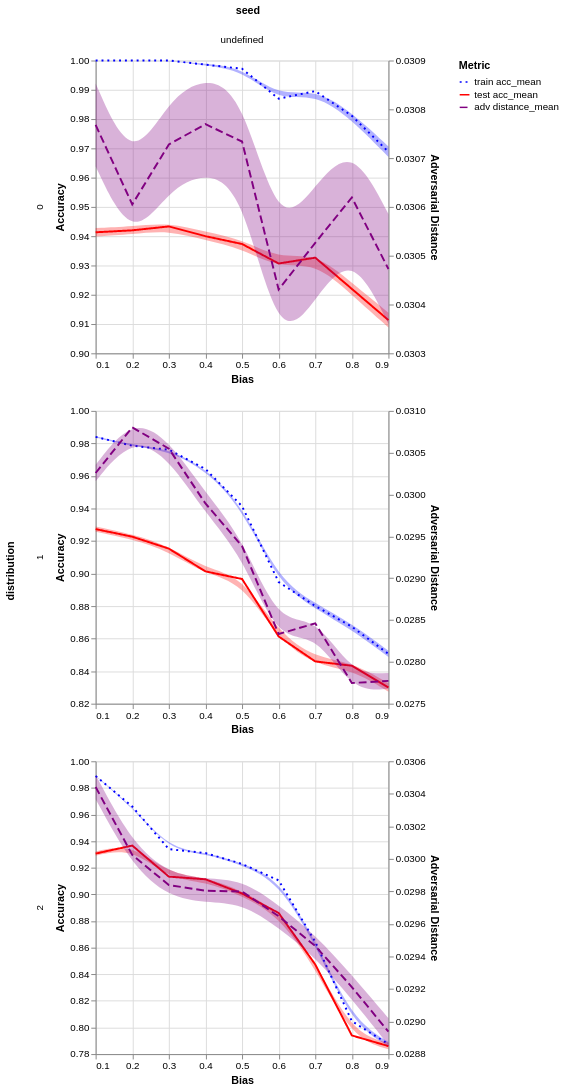

Write notebook code for a chart like this one.
### Code cell
base = alt.Chart(
    df_stats.collect()
)

scale = alt.Scale(
    domain=["train acc_mean", "test acc_mean", "adv distance_mean"], 
    range=["blue", "red", "purple"]
)


dash_scale = alt.Scale(
    domain=["train acc_mean", "test acc_mean", "adv distance_mean"],
    range=[[2, 4], [1, 0], [8, 4]]  # [dash_length, gap_length]
)

# Chart for accuracy metrics (left y-axis)
acc_chart = base.mark_line(strokeWidth=2).transform_fold(
    fold=["train acc_mean", "test acc_mean"],
    as_=["variable", "value"]
).encode(
    x=alt.X("bias:Q").title("Bias"),
    y=alt.Y('value:Q').title("Accuracy").scale(zero=False),
    color=alt.Color('variable:N', scale=scale, title="Metric"),
    strokeDash=alt.StrokeDash('variable:N', scale=dash_scale)
)


# Chart for adversarial distance (right y-axis)
adv_chart = base.mark_line(strokeWidth=2).transform_fold(
    fold=["adv distance_mean"],
    as_=["variable", "value"]
).encode(
    x=alt.X("bias:Q").title("Bias"),
    y=alt.Y('value:Q').title("Adversarial Distance").axis(orient='right').scale(zero=False),
    color=alt.Color('variable:N', scale=scale, title="Metric"),
    strokeDash=alt.StrokeDash('variable:N', scale=dash_scale)

)

ci_band0 = base.mark_area(
    opacity=0.3,
    interpolate="basis",
).encode(
    x="bias:Q",
    y=alt.Y("train acc_ci_lb:Q").axis(title="Accuracy", orient="left"),
    y2=alt.Y2("train acc_ci_ub:Q"),
    color = alt.value("blue"),
)

ci_band1 = base.mark_area(
    opacity=0.3,
    interpolate="basis",
).encode(
    x="bias:Q",
    y=alt.Y("test acc_ci_lb:Q").axis(title="Accuracy", orient="left"),
    y2=alt.Y2("test acc_ci_ub:Q"),
    color = alt.value("red")
)

ci_band2 = base.mark_area(
    opacity=0.3,
    interpolate="basis",
).encode(
    x="bias:Q",
    y=alt.Y("adv distance_ci_lb:Q").axis(orient="right"),
    y2=alt.Y2("adv distance_ci_ub:Q"),
    color = alt.value("purple")
)

alt.layer(acc_chart + ci_band0 + ci_band1, adv_chart + ci_band2).resolve_scale(
    y='independent'
).facet(
    row="distribution",
    column="seed"
).resolve_scale(
    x="independent",
    y="independent"
)

### Figure 1 — Vega-Lite specification as saved in the notebook (floating-point values rounded to 4 significant figures)
{"config": {"view": {"continuousWidth": 300, "continuousHeight": 300}}, "data": {"name": "data-2370f940e1392a4f374c8e08d96a902b"}, "facet": {"column": {"field": "seed"}, "row": {"field": "distribution", "type": "quantitative"}}, "spec": {"layer": [{"layer": [{"mark": {"type": "line", "strokeWidth": 2}, "encoding": {"color": {"field": "variable", "scale": {"domain": ["train acc_mean", "test acc_mean", "adv distance_mean"], "range": ["blue", "red", "purple"]}, "title": "Metric", "type": "nominal"}, "strokeDash": {"field": "variable", "scale": {"domain": ["train acc_mean", "test acc_mean", "adv distance_mean"], "range": [[2, 4], [1, 0], [8, 4]]}, "type": "nominal"}, "x": {"field": "bias", "title": "Bias", "type": "quantitative"}, "y": {"field": "value", "scale": {"zero": false}, "title": "Accuracy", "type": "quantitative"}}, "transform": [{"fold": ["train acc_mean", "test acc_mean"], "as": ["variable", "value"]}]}, {"mark": {"type": "area", "interpolate": "basis", "opacity": 0.3}, "encoding": {"color": {"value": "blue"}, "x": {"field": "bias", "type": "quantitative"}, "y": {"axis": {"title": "Accuracy", "orient": "left"}, "field": "train acc_ci_lb", "type": "quantitative"}, "y2": {"field": "train acc_ci_ub"}}}, {"mark": {"type": "area", "interpolate": "basis", "opacity": 0.3}, "encoding": {"color": {"value": "red"}, "x": {"field": "bias", "type": "quantitative"}, "y": {"axis": {"title": "Accuracy", "orient": "left"}, "field": "test acc_ci_lb", "type": "quantitative"}, "y2": {"field": "test acc_ci_ub"}}}]}, {"layer": [{"mark": {"type": "line", "strokeWidth": 2}, "encoding": {"color": {"field": "variable", "scale": {"domain": ["train acc_mean", "test acc_mean", "adv distance_mean"], "range": ["blue", "red", "purple"]}, "title": "Metric", "type": "nominal"}, "strokeDash": {"field": "variable", "scale": {"domain": ["train acc_mean", "test acc_mean", "adv distance_mean"], "range": [[2, 4], [1, 0], [8, 4]]}, "type": "nominal"}, "x": {"field": "bias", "title": "Bias", "type": "quantitative"}, "y": {"axis": {"orient": "right"}, "field": "value", "scale": {"zero": false}, "title": "Adversarial Distance", "type": "quantitative"}}, "transform": [{"fold": ["adv distance_mean"], "as": ["variable", "value"]}]}, {"mark": {"type": "area", "interpolate": "basis", "opacity": 0.3}, "encoding": {"color": {"value": "purple"}, "x": {"field": "bias", "type": "quantitative"}, "y": {"axis": {"orient": "right"}, "field": "adv distance_ci_lb", "type": "quantitative"}, "y2": {"field": "adv distance_ci_ub"}}}]}], "resolve": {"scale": {"y": "independent"}}}, "resolve": {"scale": {"x": "independent", "y": "independent"}}, "$schema": "https://vega.github.io/schema/vega-lite/v6.1.0.json", "datasets": {"data-2370f940e1392a4f374c8e08d96a902b": [{"distribution": 0, "model": "Tree", "bias": 0.1, "train acc_mean": 1.0, "train acc_std": 0.0, "train acc_ci_lb": 1.0, "train acc_ci_ub": 1.0, "train f1_mean": 1.0, "train f1_std": 0.0, "train f1_ci_lb": 1.0, "train f1_ci_ub": 1.0, "test acc_mean": 0.9413, "test acc_std": 0.05863, "test acc_ci_lb": 0.9399, "test acc_ci_ub": 0.9428, "test f1_mean": 0.94, "test f1_std": 0.06076, "test f1_ci_lb": 0.9385, "test f1_ci_ub": 0.9415, "adv acc_mean": 0.706, "adv acc_std": 0.134, "adv acc_ci_lb": 0.7027, "adv acc_ci_ub": 0.7093, "adv f1_mean": 0.6333, "adv f1_std": 0.1745, "adv f1_ci_lb": 0.629, "adv f1_ci_ub": 0.6376, "adv distance_mean": 0.03077, "adv distance_std": 0.003443, "adv distance_ci_lb": 0.03068, "adv distance_ci_ub": 0.03085, "clusters_mean": 1.92, "clusters_std": 0.3939, "clusters_ci_lb": 1.91, "clusters_ci_ub": 1.93}, {"distribution": 0, "model": "Tree", "bias": 0.2, "train acc_mean": 1.0, "train acc_std": 0.0, "train acc_ci_lb": 1.0, "train acc_ci_ub": 1.0, "train f1_mean": 1.0, "train f1_std": 0.0, "train f1_ci_lb": 1.0, "train f1_ci_ub": 1.0, "test acc_mean": 0.942, "test acc_std": 0.05658, "test acc_ci_lb": 0.9406, "test acc_ci_ub": 0.9434, "test f1_mean": 0.9406, "test f1_std": 0.05884, "test f1_ci_lb": 0.9391, "test f1_ci_ub": 0.942, "adv acc_mean": 0.6913, "adv acc_std": 0.1401, "adv acc_ci_lb": 0.6879, "adv acc_ci_ub": 0.6948, "adv f1_mean": 0.62, "adv f1_std": 0.1773, "adv f1_ci_lb": 0.6156, "adv f1_ci_ub": 0.6244, "adv distance_mean": 0.03061, "adv distance_std": 0.003188, "adv distance_ci_lb": 0.03053, "adv distance_ci_ub": 0.03068, "clusters_mean": 1.91, "clusters_std": 0.3786, "clusters_ci_lb": 1.901, "clusters_ci_ub": 1.919}, {"distribution": 0, "model": "Tree", "bias": 0.3, "train acc_mean": 1.0, "train acc_std": 0.0, "train acc_ci_lb": 1.0, "train acc_ci_ub": 1.0, "train f1_mean": 1.0, "train f1_std": 0.0, "train f1_ci_lb": 1.0, "train f1_ci_ub": 1.0, "test acc_mean": 0.9433, "test acc_std": 0.05392, "test acc_ci_lb": 0.942, "test acc_ci_ub": 0.9447, "test f1_mean": 0.9421, "test f1_std": 0.05571, "test f1_ci_lb": 0.9407, "test f1_ci_ub": 0.9435, "adv acc_mean": 0.6887, "adv acc_std": 0.1574, "adv acc_ci_lb": 0.6848, "adv acc_ci_ub": 0.6926, "adv f1_mean": 0.6239, "adv f1_std": 0.1955, "adv f1_ci_lb": 0.6191, "adv f1_ci_ub": 0.6287, "adv distance_mean": 0.03073, "adv distance_std": 0.00376, "adv distance_ci_lb": 0.03064, "adv distance_ci_ub": 0.03082, "clusters_mean": 1.91, "clusters_std": 0.3786, "clusters_ci_lb": 1.901, "clusters_ci_ub": 1.919}, {"distribution": 0, "model": "Tree", "bias": 0.4, "train acc_mean": 0.9986, "train acc_std": 0.01262, "train acc_ci_lb": 0.9983, "train acc_ci_ub": 0.9989, "train f1_mean": 0.9985, "train f1_std": 0.01309, "train f1_ci_lb": 0.9982, "train f1_ci_ub": 0.9989, "test acc_mean": 0.94, "test acc_std": 0.05879, "test acc_ci_lb": 0.9385, "test acc_ci_ub": 0.9415, "test f1_mean": 0.9384, "test f1_std": 0.06125, "test f1_ci_lb": 0.9369, "test f1_ci_ub": 0.9399, "adv acc_mean": 0.694, "adv acc_std": 0.1625, "adv acc_ci_lb": 0.69, "adv acc_ci_ub": 0.698, "adv f1_mean": 0.6326, "adv f1_std": 0.2013, "adv f1_ci_lb": 0.6277, "adv f1_ci_ub": 0.6376, "adv distance_mean": 0.03077, "adv distance_std": 0.003969, "adv distance_ci_lb": 0.03067, "adv distance_ci_ub": 0.03087, "clusters_mean": 1.91, "clusters_std": 0.3786, "clusters_ci_lb": 1.901, "clusters_ci_ub": 1.919}, {"distribution": 0, "model": "Tree", "bias": 0.5, "train acc_mean": 0.9972, "train acc_std": 0.01774, "train acc_ci_lb": 0.9967, "train acc_ci_ub": 0.9976, "train f1_mean": 0.9971, "train f1_std": 0.01839, "train f1_ci_lb": 0.9966, "train f1_ci_ub": 0.9975, "test acc_mean": 0.9373, "test acc_std": 0.06414, "test acc_ci_lb": 0.9358, "test acc_ci_ub": 0.9389, "test f1_mean": 0.9356, "test f1_std": 0.06699, "test f1_ci_lb": 0.9339, "test f1_ci_ub": 0.9372, "adv acc_mean": 0.6907, "adv acc_std": 0.161, "adv acc_ci_lb": 0.6867, "adv acc_ci_ub": 0.6946, "adv f1_mean": 0.6282, "adv f1_std": 0.1995, "adv f1_ci_lb": 0.6233, "adv f1_ci_ub": 0.6332, "adv distance_mean": 0.03073, "adv distance_std": 0.003952, "adv distance_ci_lb": 0.03064, "adv distance_ci_ub": 0.03083, "clusters_mean": 1.91, "clusters_std": 0.3786, "clusters_ci_lb": 1.901, "clusters_ci_ub": 1.919}, {"distribution": 0, "model": "Tree", "bias": 0.6, "train acc_mean": 0.987, "train acc_std": 0.034, "train acc_ci_lb": 0.9861, "train acc_ci_ub": 0.9878, "train f1_mean": 0.9865, "train f1_std": 0.03552, "train f1_ci_lb": 0.9857, "train f1_ci_ub": 0.9874, "test acc_mean": 0.9307, "test acc_std": 0.06695, "test acc_ci_lb": 0.929, "test acc_ci_ub": 0.9323, "test f1_mean": 0.9292, "test f1_std": 0.0693, "test f1_ci_lb": 0.9275, "test f1_ci_ub": 0.9309, "adv acc_mean": 0.714, "adv acc_std": 0.13, "adv acc_ci_lb": 0.7108, "adv acc_ci_ub": 0.7172, "adv f1_mean": 0.6576, "adv f1_std": 0.1667, "adv f1_ci_lb": 0.6535, "adv f1_ci_ub": 0.6618, "adv distance_mean": 0.03043, "adv distance_std": 0.004759, "adv distance_ci_lb": 0.03031, "adv distance_ci_ub": 0.03055, "clusters_mean": 1.88, "clusters_std": 0.3835, "clusters_ci_lb": 1.871, "clusters_ci_ub": 1.889}, {"distribution": 0, "model": "Tree", "bias": 0.7, "train acc_mean": 0.9896, "train acc_std": 0.02929, "train acc_ci_lb": 0.9888, "train acc_ci_ub": 0.9903, "train f1_mean": 0.9893, "train f1_std": 0.03061, "train f1_ci_lb": 0.9885, "train f1_ci_ub": 0.99, "test acc_mean": 0.9327, "test acc_std": 0.06599, "test acc_ci_lb": 0.931, "test acc_ci_ub": 0.9343, "test f1_mean": 0.9314, "test f1_std": 0.068, "test f1_ci_lb": 0.9297, "test f1_ci_ub": 0.9331, "adv acc_mean": 0.7107, "adv acc_std": 0.13, "adv acc_ci_lb": 0.7075, "adv acc_ci_ub": 0.7139, "adv f1_mean": 0.6524, "adv f1_std": 0.1666, "adv f1_ci_lb": 0.6483, "adv f1_ci_ub": 0.6565, "adv distance_mean": 0.03053, "adv distance_std": 0.004739, "adv distance_ci_lb": 0.03041, "adv distance_ci_ub": 0.03064, "clusters_mean": 1.89, "clusters_std": 0.3732, "clusters_ci_lb": 1.881, "clusters_ci_ub": 1.899}, {"distribution": 0, "model": "Tree", "bias": 0.8, "train acc_mean": 0.9811, "train acc_std": 0.05187, "train acc_ci_lb": 0.9798, "train acc_ci_ub": 0.9824, "train f1_mean": 0.9796, "train f1_std": 0.0574, "train f1_ci_lb": 0.9782, "train f1_ci_ub": 0.981, "test acc_mean": 0.922, "test acc_std": 0.08318, "test acc_ci_lb": 0.9199, "test acc_ci_ub": 0.9241, "test f1_mean": 0.9193, "test f1_std": 0.08819, "test f1_ci_lb": 0.9171, "test f1_ci_ub": 0.9214, "adv acc_mean": 0.6773, "adv acc_std": 0.1533, "adv acc_ci_lb": 0.6736, "adv acc_ci_ub": 0.6811, "adv f1_mean": 0.6107, "adv f1_std": 0.1898, "adv f1_ci_lb": 0.606, "adv f1_ci_ub": 0.6154, "adv distance_mean": 0.03062, "adv distance_std": 0.004411, "adv distance_ci_lb": 0.03051, "adv distance_ci_ub": 0.03073, "clusters_mean": 1.9, "clusters_std": 0.3892, "clusters_ci_lb": 1.89, "clusters_ci_ub": 1.91}, {"distribution": 0, "model": "Tree", "bias": 0.9, "train acc_mean": 0.9688, "train acc_std": 0.07298, "train acc_ci_lb": 0.967, "train acc_ci_ub": 0.9706, "train f1_mean": 0.9651, "train f1_std": 0.08321, "train f1_ci_lb": 0.9631, "train f1_ci_ub": 0.9672, "test acc_mean": 0.9113, "test acc_std": 0.1021, "test acc_ci_lb": 0.9088, "test acc_ci_ub": 0.9139, "test f1_mean": 0.9055, "test f1_std": 0.1158, "test f1_ci_lb": 0.9026, "test f1_ci_ub": 0.9083, "adv acc_mean": 0.6513, "adv acc_std": 0.1795, "adv acc_ci_lb": 0.6469, "adv acc_ci_ub": 0.6558, "adv f1_mean": 0.583, "adv f1_std": 0.2193, "adv f1_ci_lb": 0.5776, "adv f1_ci_ub": 0.5884, "adv distance_mean": 0.03047, "adv distance_std": 0.004561, "adv distance_ci_lb": 0.03036, "adv distance_ci_ub": 0.03059, "clusters_mean": 1.87, "clusters_std": 0.4181, "clusters_ci_lb": 1.86, "clusters_ci_ub": 1.88}, {"distribution": 1, "model": "Tree", "bias": 0.1, "train acc_mean": 0.984, "train acc_std": 0.01495, "train acc_ci_lb": 0.9836, "train acc_ci_ub": 0.9844, "train f1_mean": 0.9839, "train f1_std": 0.01511, "train f1_ci_lb": 0.9835, "train f1_ci_ub": 0.9843, "test acc_mean": 0.9273, "test acc_std": 0.06707, "test acc_ci_lb": 0.9257, "test acc_ci_ub": 0.929, "test f1_mean": 0.925, "test f1_std": 0.0713, "test f1_ci_lb": 0.9233, "test f1_ci_ub": 0.9268, "adv acc_mean": 0.678, "adv acc_std": 0.1597, "adv acc_ci_lb": 0.6741, "adv acc_ci_ub": 0.6819, "adv f1_mean": 0.6115, "adv f1_std": 0.1908, "adv f1_ci_lb": 0.6068, "adv f1_ci_ub": 0.6162, "adv distance_mean": 0.03026, "adv distance_std": 0.003975, "adv distance_ci_lb": 0.03016, "adv distance_ci_ub": 0.03036, "clusters_mean": 1.86, "clusters_std": 0.4025, "clusters_ci_lb": 1.85, "clusters_ci_ub": 1.87}, {"distribution": 1, "model": "Tree", "bias": 0.2, "train acc_mean": 0.9786, "train acc_std": 0.02263, "train acc_ci_lb": 0.978, "train acc_ci_ub": 0.9792, "train f1_mean": 0.9783, "train f1_std": 0.02313, "train f1_ci_lb": 0.9778, "train f1_ci_ub": 0.9789, "test acc_mean": 0.9227, "test acc_std": 0.06546, "test acc_ci_lb": 0.9211, "test acc_ci_ub": 0.9243, "test f1_mean": 0.9203, "test f1_std": 0.06964, "test f1_ci_lb": 0.9186, "test f1_ci_ub": 0.922, "adv acc_mean": 0.658, "adv acc_std": 0.1607, "adv acc_ci_lb": 0.654, "adv acc_ci_ub": 0.662, "adv f1_mean": 0.5904, "adv f1_std": 0.1831, "adv f1_ci_lb": 0.5859, "adv f1_ci_ub": 0.595, "adv distance_mean": 0.0308, "adv distance_std": 0.0047, "adv distance_ci_lb": 0.03069, "adv distance_ci_ub": 0.03092, "clusters_mean": 1.84, "clusters_std": 0.3685, "clusters_ci_lb": 1.831, "clusters_ci_ub": 1.849}, {"distribution": 1, "model": "Tree", "bias": 0.3, "train acc_mean": 0.9761, "train acc_std": 0.02576, "train acc_ci_lb": 0.9755, "train acc_ci_ub": 0.9768, "train f1_mean": 0.9758, "train f1_std": 0.02658, "train f1_ci_lb": 0.9751, "train f1_ci_ub": 0.9764, "test acc_mean": 0.9153, "test acc_std": 0.06757, "test acc_ci_lb": 0.9137, "test acc_ci_ub": 0.917, "test f1_mean": 0.9126, "test f1_std": 0.07216, "test f1_ci_lb": 0.9108, "test f1_ci_ub": 0.9144, "adv acc_mean": 0.6533, "adv acc_std": 0.1591, "adv acc_ci_lb": 0.6494, "adv acc_ci_ub": 0.6573, "adv f1_mean": 0.5867, "adv f1_std": 0.1815, "adv f1_ci_lb": 0.5822, "adv f1_ci_ub": 0.5912, "adv distance_mean": 0.03055, "adv distance_std": 0.004436, "adv distance_ci_lb": 0.03044, "adv distance_ci_ub": 0.03066, "clusters_mean": 1.82, "clusters_std": 0.3861, "clusters_ci_lb": 1.81, "clusters_ci_ub": 1.83}, {"distribution": 1, "model": "Tree", "bias": 0.4, "train acc_mean": 0.9643, "train acc_std": 0.02497, "train acc_ci_lb": 0.9637, "train acc_ci_ub": 0.9649, "train f1_mean": 0.9638, "train f1_std": 0.02594, "train f1_ci_lb": 0.9631, "train f1_ci_ub": 0.9644, "test acc_mean": 0.9013, "test acc_std": 0.0743, "test acc_ci_lb": 0.8995, "test acc_ci_ub": 0.9032, "test f1_mean": 0.8973, "test f1_std": 0.08075, "test f1_ci_lb": 0.8953, "test f1_ci_ub": 0.8993, "adv acc_mean": 0.626, "adv acc_std": 0.1533, "adv acc_ci_lb": 0.6222, "adv acc_ci_ub": 0.6298, "adv f1_mean": 0.5614, "adv f1_std": 0.1723, "adv f1_ci_lb": 0.5572, "adv f1_ci_ub": 0.5657, "adv distance_mean": 0.02989, "adv distance_std": 0.004953, "adv distance_ci_lb": 0.02977, "adv distance_ci_ub": 0.03002, "clusters_mean": 1.74, "clusters_std": 0.4408, "clusters_ci_lb": 1.729, "clusters_ci_ub": 1.751}, {"distribution": 1, "model": "Tree", "bias": 0.5, "train acc_mean": 0.9414, "train acc_std": 0.03824, "train acc_ci_lb": 0.9405, "train acc_ci_ub": 0.9424, "train f1_mean": 0.9391, "train f1_std": 0.04216, "train f1_ci_lb": 0.9381, "train f1_ci_ub": 0.9402, "test acc_mean": 0.8967, "test acc_std": 0.08005, "test acc_ci_lb": 0.8947, "test acc_ci_ub": 0.8986, "test f1_mean": 0.8893, "test f1_std": 0.09265, "test f1_ci_lb": 0.887, "test f1_ci_ub": 0.8915, "adv acc_mean": 0.5693, "adv acc_std": 0.1301, "adv acc_ci_lb": 0.5661, "adv acc_ci_ub": 0.5725, "adv f1_mean": 0.4889, "adv f1_std": 0.1273, "adv f1_ci_lb": 0.4858, "adv f1_ci_ub": 0.4921, "adv distance_mean": 0.02938, "adv distance_std": 0.004589, "adv distance_ci_lb": 0.02927, "adv distance_ci_ub": 0.0295, "clusters_mean": 1.76, "clusters_std": 0.4292, "clusters_ci_lb": 1.749, "clusters_ci_ub": 1.771}, {"distribution": 1, "model": "Tree", "bias": 0.6, "train acc_mean": 0.8948, "train acc_std": 0.05672, "train acc_ci_lb": 0.8934, "train acc_ci_ub": 0.8962, "train f1_mean": 0.8859, "train f1_std": 0.06871, "train f1_ci_lb": 0.8842, "train f1_ci_ub": 0.8876, "test acc_mean": 0.8613, "test acc_std": 0.08668, "test acc_ci_lb": 0.8592, "test acc_ci_ub": 0.8635, "test f1_mean": 0.8472, "test f1_std": 0.1043, "test f1_ci_lb": 0.8446, "test f1_ci_ub": 0.8498, "adv acc_mean": 0.5533, "adv acc_std": 0.1139, "adv acc_ci_lb": 0.5505, "adv acc_ci_ub": 0.5561, "adv f1_mean": 0.4749, "adv f1_std": 0.116, "adv f1_ci_lb": 0.472, "adv f1_ci_ub": 0.4777, "adv distance_mean": 0.02833, "adv distance_std": 0.004233, "adv distance_ci_lb": 0.02823, "adv distance_ci_ub": 0.02844, "clusters_mean": 1.73, "clusters_std": 0.4462, "clusters_ci_lb": 1.719, "clusters_ci_ub": 1.741}, {"distribution": 1, "model": "Tree", "bias": 0.7, "train acc_mean": 0.8801, "train acc_std": 0.06762, "train acc_ci_lb": 0.8784, "train acc_ci_ub": 0.8817, "train f1_mean": 0.867, "train f1_std": 0.08462, "train f1_ci_lb": 0.865, "train f1_ci_ub": 0.8691, "test acc_mean": 0.846, "test acc_std": 0.09318, "test acc_ci_lb": 0.8437, "test acc_ci_ub": 0.8483, "test f1_mean": 0.8268, "test f1_std": 0.1172, "test f1_ci_lb": 0.8239, "test f1_ci_ub": 0.8297, "adv acc_mean": 0.5507, "adv acc_std": 0.1256, "adv acc_ci_lb": 0.5476, "adv acc_ci_ub": 0.5538, "adv f1_mean": 0.4789, "adv f1_std": 0.1345, "adv f1_ci_lb": 0.4756, "adv f1_ci_ub": 0.4822, "adv distance_mean": 0.02846, "adv distance_std": 0.004131, "adv distance_ci_lb": 0.02836, "adv distance_ci_ub": 0.02856, "clusters_mean": 1.76, "clusters_std": 0.4292, "clusters_ci_lb": 1.749, "clusters_ci_ub": 1.771}, {"distribution": 1, "model": "Tree", "bias": 0.8, "train acc_mean": 0.8673, "train acc_std": 0.07648, "train acc_ci_lb": 0.8654, "train acc_ci_ub": 0.8692, "train f1_mean": 0.8495, "train f1_std": 0.1007, "train f1_ci_lb": 0.847, "train f1_ci_ub": 0.852, "test acc_mean": 0.8433, "test acc_std": 0.09727, "test acc_ci_lb": 0.8409, "test acc_ci_ub": 0.8457, "test f1_mean": 0.8223, "test f1_std": 0.1244, "test f1_ci_lb": 0.8192, "test f1_ci_ub": 0.8253, "adv acc_mean": 0.59, "adv acc_std": 0.1438, "adv acc_ci_lb": 0.5865, "adv acc_ci_ub": 0.5935, "adv f1_mean": 0.5283, "adv f1_std": 0.1677, "adv f1_ci_lb": 0.5241, "adv f1_ci_ub": 0.5324, "adv distance_mean": 0.02775, "adv distance_std": 0.004227, "adv distance_ci_lb": 0.02764, "adv distance_ci_ub": 0.02785, "clusters_mean": 1.69, "clusters_std": 0.4648, "clusters_ci_lb": 1.679, "clusters_ci_ub": 1.701}, {"distribution": 1, "model": "Tree", "bias": 0.9, "train acc_mean": 0.8506, "train acc_std": 0.07853, "train acc_ci_lb": 0.8487, "train acc_ci_ub": 0.8525, "train f1_mean": 0.8281, "train f1_std": 0.1059, "train f1_ci_lb": 0.8254, "train f1_ci_ub": 0.8307, "test acc_mean": 0.83, "test acc_std": 0.1052, "test acc_ci_lb": 0.8274, "test acc_ci_ub": 0.8326, "test f1_mean": 0.8012, "test f1_std": 0.141, "test f1_ci_lb": 0.7977, "test f1_ci_ub": 0.8046, "adv acc_mean": 0.5667, "adv acc_std": 0.1057, "adv acc_ci_lb": 0.5641, "adv acc_ci_ub": 0.5693, "adv f1_mean": 0.4835, "adv f1_std": 0.1079, "adv f1_ci_lb": 0.4808, "adv f1_ci_ub": 0.4861, "adv distance_mean": 0.02777, "adv distance_std": 0.003791, "adv distance_ci_lb": 0.02768, "adv distance_ci_ub": 0.02787, "clusters_mean": 1.65, "clusters_std": 0.4794, "clusters_ci_lb": 1.638, "clusters_ci_ub": 1.662}, {"distribution": 2, "model": "Tree", "bias": 0.1, "train acc_mean": 0.989, "train acc_std": 0.009387, "train acc_ci_lb": 0.9887, "train acc_ci_ub": 0.9892, "train f1_mean": 0.9889, "train f1_std": 0.009423, "train f1_ci_lb": 0.9887, "train f1_ci_ub": 0.9892, "test acc_mean": 0.9307, "test acc_std": 0.06559, "test acc_ci_lb": 0.929, "test acc_ci_ub": 0.9323, "test f1_mean": 0.9285, "test f1_std": 0.06961, "test f1_ci_lb": 0.9268, "test f1_ci_ub": 0.9302, "adv acc_mean": 0.688, "adv acc_std": 0.1525, "adv acc_ci_lb": 0.6842, "adv acc_ci_ub": 0.6918, "adv f1_mean": 0.61, "adv f1_std": 0.1908, "adv f1_ci_lb": 0.6053, "adv f1_ci_ub": 0.6147, "adv distance_mean": 0.03044, "adv distance_std": 0.003018, "adv distance_ci_lb": 0.03037, "adv distance_ci_ub": 0.03052, "clusters_mean": 1.93, "clusters_std": 0.2564, "clusters_ci_lb": 1.924, "clusters_ci_ub": 1.936}, {"distribution": 2, "model": "Tree", "bias": 0.2, "train acc_mean": 0.966, "train acc_std": 0.01815, "train acc_ci_lb": 0.9656, "train acc_ci_ub": 0.9664, "train f1_mean": 0.9658, "train f1_std": 0.0184, "train f1_ci_lb": 0.9654, "train f1_ci_ub": 0.9663, "test acc_mean": 0.9367, "test acc_std": 0.06021, "test acc_ci_lb": 0.9352, "test acc_ci_ub": 0.9382, "test f1_mean": 0.9352, "test f1_std": 0.06234, "test f1_ci_lb": 0.9336, "test f1_ci_ub": 0.9367, "adv acc_mean": 0.6627, "adv acc_std": 0.1288, "adv acc_ci_lb": 0.6595, "adv acc_ci_ub": 0.6658, "adv f1_mean": 0.5701, "adv f1_std": 0.1574, "adv f1_ci_lb": 0.5662, "adv f1_ci_ub": 0.574, "adv distance_mean": 0.03002, "adv distance_std": 0.002867, "adv distance_ci_lb": 0.02995, "adv distance_ci_ub": 0.0301, "clusters_mean": 1.96, "clusters_std": 0.2429, "clusters_ci_lb": 1.954, "clusters_ci_ub": 1.966}, {"distribution": 2, "model": "Tree", "bias": 0.3, "train acc_mean": 0.934, "train acc_std": 0.02266, "train acc_ci_lb": 0.9334, "train acc_ci_ub": 0.9346, "train f1_mean": 0.9331, "train f1_std": 0.02324, "train f1_ci_lb": 0.9326, "train f1_ci_ub": 0.9337, "test acc_mean": 0.9133, "test acc_std": 0.07247, "test acc_ci_lb": 0.9115, "test acc_ci_ub": 0.9151, "test f1_mean": 0.9095, "test f1_std": 0.07832, "test f1_ci_lb": 0.9076, "test f1_ci_ub": 0.9114, "adv acc_mean": 0.6453, "adv acc_std": 0.116, "adv acc_ci_lb": 0.6425, "adv acc_ci_ub": 0.6482, "adv f1_mean": 0.5424, "adv f1_std": 0.1351, "adv f1_ci_lb": 0.5391, "adv f1_ci_ub": 0.5458, "adv distance_mean": 0.02984, "adv distance_std": 0.002949, "adv distance_ci_lb": 0.02977, "adv distance_ci_ub": 0.02991, "clusters_mean": 1.97, "clusters_std": 0.3, "clusters_ci_lb": 1.963, "clusters_ci_ub": 1.977}, {"distribution": 2, "model": "Tree", "bias": 0.4, "train acc_mean": 0.931, "train acc_std": 0.02459, "train acc_ci_lb": 0.9304, "train acc_ci_ub": 0.9316, "train f1_mean": 0.93, "train f1_std": 0.02528, "train f1_ci_lb": 0.9294, "train f1_ci_ub": 0.9307, "test acc_mean": 0.9113, "test acc_std": 0.07282, "test acc_ci_lb": 0.9095, "test acc_ci_ub": 0.9131, "test f1_mean": 0.9074, "test f1_std": 0.07864, "test f1_ci_lb": 0.9054, "test f1_ci_ub": 0.9093, "adv acc_mean": 0.6453, "adv acc_std": 0.116, "adv acc_ci_lb": 0.6425, "adv acc_ci_ub": 0.6482, "adv f1_mean": 0.5424, "adv f1_std": 0.1351, "adv f1_ci_lb": 0.5391, "adv f1_ci_ub": 0.5458, "adv distance_mean": 0.0298, "adv distance_std": 0.00296, "adv distance_ci_lb": 0.02973, "adv distance_ci_ub": 0.02988, "clusters_mean": 1.97, "clusters_std": 0.3, "clusters_ci_lb": 1.963, "clusters_ci_ub": 1.977}, {"distribution": 2, "model": "Tree", "bias": 0.5, "train acc_mean": 0.9229, "train acc_std": 0.03269, "train acc_ci_lb": 0.9221, "train acc_ci_ub": 0.9237, "train f1_mean": 0.9213, "train f1_std": 0.03418, "train f1_ci_lb": 0.9204, "train f1_ci_ub": 0.9221, "test acc_mean": 0.9007, "test acc_std": 0.07431, "test acc_ci_lb": 0.8988, "test acc_ci_ub": 0.9025, "test f1_mean": 0.8955, "test f1_std": 0.08152, "test f1_ci_lb": 0.8935, "test f1_ci_ub": 0.8975, "adv acc_mean": 0.6433, "adv acc_std": 0.1131, "adv acc_ci_lb": 0.6405, "adv acc_ci_ub": 0.6461, "adv f1_mean": 0.54, "adv f1_std": 0.1304, "adv f1_ci_lb": 0.5368, "adv f1_ci_ub": 0.5432, "adv distance_mean": 0.0298, "adv distance_std": 0.002924, "adv distance_ci_lb": 0.02973, "adv distance_ci_ub": 0.02987, "clusters_mean": 1.97, "clusters_std": 0.3, "clusters_ci_lb": 1.963, "clusters_ci_ub": 1.977}, {"distribution": 2, "model": "Tree", "bias": 0.6, "train acc_mean": 0.9105, "train acc_std": 0.04687, "train acc_ci_lb": 0.9094, "train acc_ci_ub": 0.9117, "train f1_mean": 0.9072, "train f1_std": 0.05162, "train f1_ci_lb": 0.906, "train f1_ci_ub": 0.9085, "test acc_mean": 0.886, "test acc_std": 0.08277, "test acc_ci_lb": 0.884, "test acc_ci_ub": 0.888, "test f1_mean": 0.8782, "test f1_std": 0.09456, "test f1_ci_lb": 0.8758, "test f1_ci_ub": 0.8805, "adv acc_mean": 0.642, "adv acc_std": 0.112, "adv acc_ci_lb": 0.6392, "adv acc_ci_ub": 0.6448, "adv f1_mean": 0.5372, "adv f1_std": 0.1296, "adv f1_ci_lb": 0.534, "adv f1_ci_ub": 0.5404, "adv distance_mean": 0.02965, "adv distance_std": 0.002829, "adv distance_ci_lb": 0.02958, "adv distance_ci_ub": 0.02972, "clusters_mean": 1.97, "clusters_std": 0.3, "clusters_ci_lb": 1.963, "clusters_ci_ub": 1.977}, {"distribution": 2, "model": "Tree", "bias": 0.7, "train acc_mean": 0.8644, "train acc_std": 0.07447, "train acc_ci_lb": 0.8625, "train acc_ci_ub": 0.8662, "train f1_mean": 0.8522, "train f1_std": 0.08857, "train f1_ci_lb": 0.85, "train f1_ci_ub": 0.8544, "test acc_mean": 0.8473, "test acc_std": 0.1022, "test acc_ci_lb": 0.8448, "test acc_ci_ub": 0.8499, "test f1_mean": 0.8283, "test f1_std": 0.1264, "test f1_ci_lb": 0.8252, "test f1_ci_ub": 0.8314, "adv acc_mean": 0.642, "adv acc_std": 0.112, "adv acc_ci_lb": 0.6392, "adv acc_ci_ub": 0.6448, "adv f1_mean": 0.5372, "adv f1_std": 0.1296, "adv f1_ci_lb": 0.534, "adv f1_ci_ub": 0.5404, "adv distance_mean": 0.02946, "adv distance_std": 0.002825, "adv distance_ci_lb": 0.02939, "adv distance_ci_ub": 0.02953, "clusters_mean": 1.97, "clusters_std": 0.2642, "clusters_ci_lb": 1.963, "clusters_ci_ub": 1.977}, {"distribution": 2, "model": "Tree", "bias": 0.8, "train acc_mean": 0.8047, "train acc_std": 0.06062, "train acc_ci_lb": 0.8032, "train acc_ci_ub": 0.8062, "train f1_mean": 0.7806, "train f1_std": 0.0764, "train f1_ci_lb": 0.7787, "train f1_ci_ub": 0.7825, "test acc_mean": 0.794, "test acc_std": 0.08101, "test acc_ci_lb": 0.792, "test acc_ci_ub": 0.796, "test f1_mean": 0.7624, "test f1_std": 0.1086, "test f1_ci_lb": 0.7597, "test f1_ci_ub": 0.7651, "adv acc_mean": 0.6333, "adv acc_std": 0.09593, "adv acc_ci_lb": 0.631, "adv acc_ci_ub": 0.6357, "adv f1_mean": 0.5213, "adv f1_std": 0.0995, "adv f1_ci_lb": 0.5189, "adv f1_ci_ub": 0.5238, "adv distance_mean": 0.02921, "adv distance_std": 0.002978, "adv distance_ci_lb": 0.02914, "adv distance_ci_ub": 0.02929, "clusters_mean": 1.97, "clusters_std": 0.3, "clusters_ci_lb": 1.963, "clusters_ci_ub": 1.977}, {"distribution": 2, "model": "Tree", "bias": 0.9, "train acc_mean": 0.7874, "train acc_std": 0.06823, "train acc_ci_lb": 0.7857, "train acc_ci_ub": 0.7891, "train f1_mean": 0.7533, "train f1_std": 0.0974, "train f1_ci_lb": 0.7509, "train f1_ci_ub": 0.7557, "test acc_mean": 0.786, "test acc_std": 0.09815, "test acc_ci_lb": 0.7836, "test acc_ci_ub": 0.7884, "test f1_mean": 0.7441, "test f1_std": 0.1362, "test f1_ci_lb": 0.7408, "test f1_ci_ub": 0.7475, "adv acc_mean": 0.656, "adv acc_std": 0.04208, "adv acc_ci_lb": 0.655, "adv acc_ci_ub": 0.657, "adv f1_mean": 0.5445, "adv f1_std": 0.04571, "adv f1_ci_lb": 0.5433, "adv f1_ci_ub": 0.5456, "adv distance_mean": 0.02894, "adv distance_std": 0.003338, "adv distance_ci_lb": 0.02886, "adv distance_ci_ub": 0.02902, "clusters_mean": 1.89, "clusters_std": 0.3145, "clusters_ci_lb": 1.882, "clusters_ci_ub": 1.898}]}}
